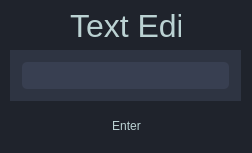
<?xml version="1.0" encoding="UTF-8"?>
<ui version="4.0">
 <class>text_edit</class>
 <widget class="QDialog" name="text_edit">
  <property name="geometry">
   <rect>
    <x>0</x>
    <y>0</y>
    <width>252</width>
    <height>153</height>
   </rect>
  </property>
  <property name="windowTitle">
   <string>Dialog</string>
  </property>
  <property name="styleSheet">
   <string notr="true">QDialog{
	background-color: rgb(31, 35, 44);
}

QWidget{
 font: 15pt &quot;American Typewriter&quot;;
 color: rgb(187, 210, 211);
}

QPushButton{
	border-radius: 5px;
	padding : 6px;
	background-color: rgb(31, 35, 44);
}
</string>
  </property>
  <widget class="QLabel" name="label_10">
   <property name="geometry">
    <rect>
     <x>70</x>
     <y>10</y>
     <width>111</width>
     <height>31</height>
    </rect>
   </property>
   <property name="styleSheet">
    <string notr="true">font: 24pt ;
</string>
   </property>
   <property name="text">
    <string>Text Edit</string>
   </property>
  </widget>
  <widget class="QWidget" name="gridWidget" native="true">
   <property name="geometry">
    <rect>
     <x>10</x>
     <y>50</y>
     <width>231</width>
     <height>51</height>
    </rect>
   </property>
   <property name="styleSheet">
    <string notr="true">QWidget{	
	background-color: rgb(46, 52, 66);
}
QLineEdit{
	border-radius: 5px;
	background-color : rgb(56, 63, 81);
}</string>
   </property>
   <layout class="QGridLayout" name="gridLayout_2" rowstretch="0">
    <property name="leftMargin">
     <number>12</number>
    </property>
    <property name="topMargin">
     <number>12</number>
    </property>
    <property name="rightMargin">
     <number>12</number>
    </property>
    <property name="bottomMargin">
     <number>12</number>
    </property>
    <property name="horizontalSpacing">
     <number>-1</number>
    </property>
    <item row="0" column="0">
     <widget class="QLineEdit" name="text_input">
      <property name="sizePolicy">
       <sizepolicy hsizetype="Expanding" vsizetype="Expanding">
        <horstretch>0</horstretch>
        <verstretch>0</verstretch>
       </sizepolicy>
      </property>
     </widget>
    </item>
   </layout>
  </widget>
  <widget class="QPushButton" name="enter">
   <property name="geometry">
    <rect>
     <x>70</x>
     <y>110</y>
     <width>113</width>
     <height>32</height>
    </rect>
   </property>
   <property name="text">
    <string>Enter</string>
   </property>
  </widget>
 </widget>
 <resources/>
 <connections/>
</ui>
